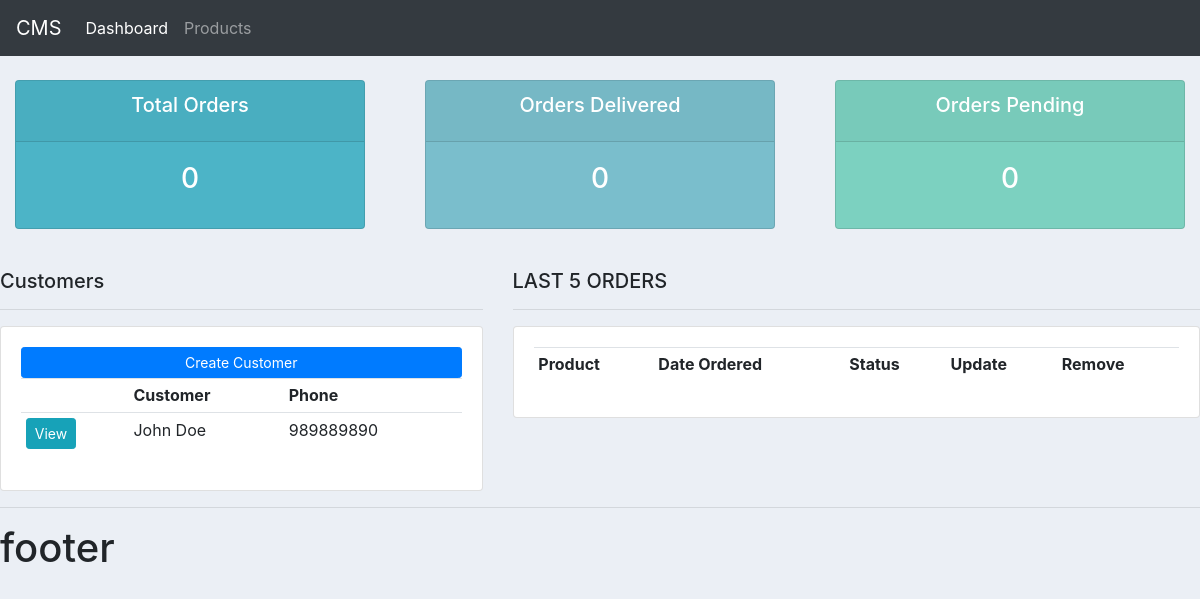
Before: / with the older database file.
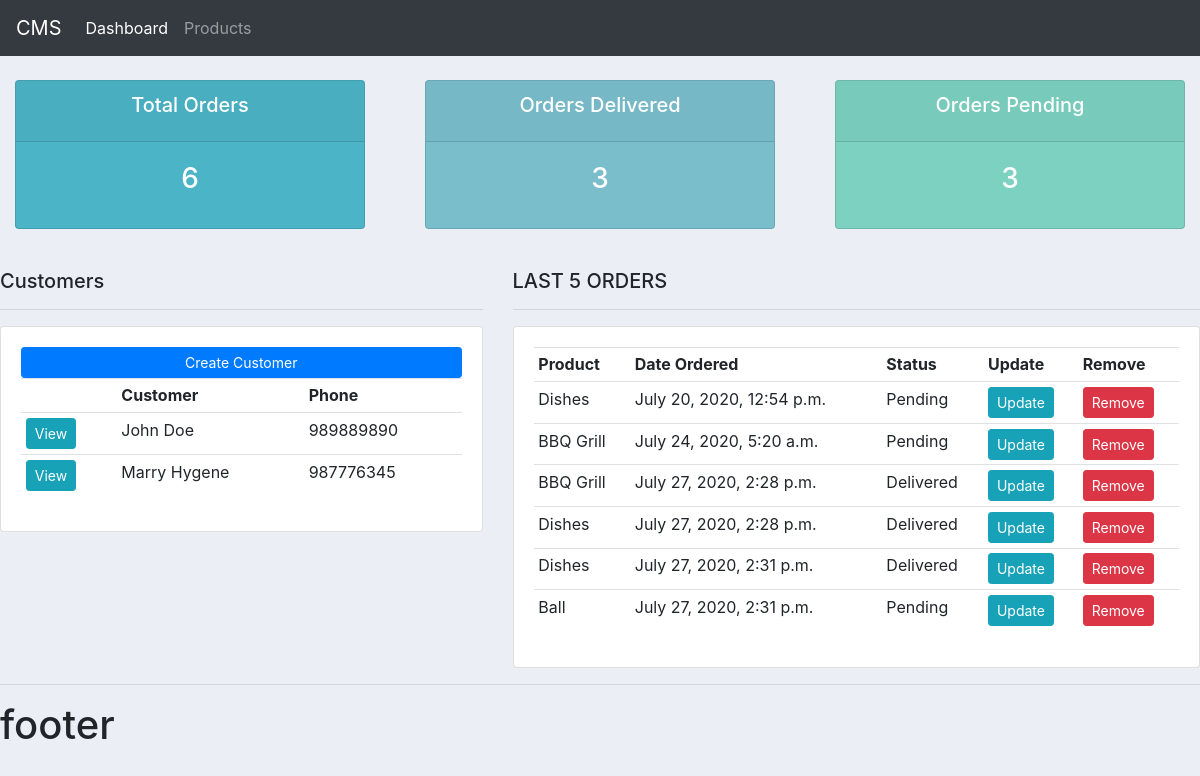
After: the same page with the newer database file.
### accounts/models.py (models this page shows, shortened)
class Customer(models.Model):
    name = models.CharField(max_length=200, null = True)
    phone = models.CharField(max_length=200, null = True)
    email = models.CharField(max_length=200, null = True)
    date_created = models.DateTimeField(auto_now_add=True, null = True)

class Order(models.Model):
    STATUS = (
        ('Pending','Pending'),
        ('Out for Delivery', 'Out for Delivery'),
        ('Delivered', 'Delivered'),
    )
    customer = models.ForeignKey(Customer,null=True, on_delete = models.SET_NULL)
    product = models.ForeignKey(Product,null=True, on_delete = models.SET_NULL)
    date_created =  models.DateTimeField(auto_now_add=True, null = True)
    status =  models.CharField(max_length=200, null = True, choices=STATUS)

class Product(models.Model):
    CATAGORY = (
        ('Indoor','Indoor'),
        ('Out Door', 'Out Door'),
    )
    name =  models.CharField(max_length=200, null = True)
    price = models.FloatField(null=True)
    category =  models.CharField(max_length=200, null = True, choices=CATAGORY)
    description =  models.CharField(max_length=200, null = True, blank=True)
    date_created =  models.DateTimeField(auto_now_add=True, null = True)
    tags = models.ManyToManyField(Tag)

### accounts/views.py (the view)
# urls.py: 2. Add a URL to urlpatterns:  path('', views.home, name='home')
def home(request):
    customers = Customer.objects.all()
    orders = Order.objects.all()
    total_customers = customers.count()
    total_orders = orders.count()
    delivered = orders.filter(status='Delivered').count()
    pending = orders.filter(status='Pending').count()
    context = {'customers':customers, 'orders':orders, 'total_orders':total_orders, 'delivered':delivered, 'pending':pending}
    return render(request, 'accounts/dashboard.html',context)

### accounts/templates/accounts/dashboard.html
{% extends 'accounts/main.html' %}
{% block content %}
{% include 'accounts/status.html' %}
    <br>
    <div class="row">
        <div class="col-md-5">
            <h5>Customers</h5>
            <hr>
            <div class="card card-body">
                <a href="#" class="btn btn-primary btn-sm btn-block">Create Customer</a>
                <table class="table table-sm">
                    <tr>
                        <th></th>
                        <th>Customer</th>
                        <th>Phone</th>
                    </tr>
                    {% for customer in customers %}
                        <tr>
                            <td><a href="{% url 'customers' customer.id %}" class="btn btn-sm btn-info">View</a></td>
                            <td>{{customer.name}}</td>
                            <td>{{customer.phone}}</td>
                        </tr>
                    {% endfor %}
                </table>
            </div>
        </div>
        <div class="col-md-7">
            <h5>LAST 5 ORDERS</h5>
            <hr>
            <div class="card card-body">
                <table class="table table-sm">
                    <tr>
                        <th>Product</th>
                        <th>Date Ordered</th>
                        <th>Status</th>
                        <th>Update</th>
                        <th>Remove</th>
                    </tr>
                    {% for order in orders %}
                        <tr>
                            <td>{{order.product.name}}</td>
                            <td>{{order.date_created}}</td>
                            <td>{{order.status}}</td>
                            <td><a href="{% url 'update_order' order.id%}" class="btn btn-sm btn-info">Update</a></td>
                            <td><a href="{% url 'remove_order' order.id%}" class="btn btn-sm btn-danger">Remove</a></td>
                        </tr>
                    {% endfor %}
                </table>
            </div>
        </div>
    </div>
{% endblock content %}

### accounts/templates/accounts/main.html (shortened to what this page needs)
<!DOCTYPE html>
{% load static %}
<html lang="en">
<head>
    <link rel="stylesheet" href="https://stackpath.bootstrapcdn.com/bootstrap/4.5.0/css/bootstrap.min.css">
    <link rel="stylesheet" type="text/css" href="{% static '/css/main.css' %}">
</head>
<body>
        {% include 'accounts/navbar.html' %}
        {% block content %}
        {% endblock content %}
    <hr>
    <h1>footer</h1>
</body>
</html>

### accounts/templates/accounts/navbar.html (shortened to what this page needs)
<nav class="navbar navbar-expand-lg navbar-dark bg-dark">
    <a class="navbar-brand" href="{% url 'home' %}">CMS</a>
    <div class="collapse navbar-collapse" id="navbarNav">
      <ul class="navbar-nav">
        <li class="nav-item active">
          <a class="nav-link" href="{% url 'home' %}">Dashboard</a>
        </li>
        <li class="nav-item">
          <a class="nav-link" href="{% url 'products' %}">Products</a>
        </li>
      </ul>
    </div>
  </nav>

### accounts/templates/accounts/status.html (shortened to what this page needs)
<br>
<div class="row">
    <div class="col">
        <div class="col-md">
            <div class="card text-center text-white mb-3" id="total-orders">
                <div class="card-header">
                    <h5 class="card-title">Total Orders</h5>
                </div>
                <div class="card-body">
                    <h3 class="card-title">{{total_orders}}</h3>
                </div>
            </div>
        </div>
    </div>
    <div class="col">
        <div class="col-md">
            <div class="card text-center text-white mb-3" id="orders-delivered">
                <div class="card-header">
                    <h5 class="card-title">Orders Delivered</h5>
                </div>
                <div class="card-body">
                    <h3 class="card-title">{{delivered}}</h3>
                </div>
            </div>
        </div>
    </div>
    <div class="col">
        <div class="col-md">
            <div class="card text-center text-white mb-3" id="orders-pending">
                <div class="card-header">
                    <h5 class="card-title">Orders Pending</h5>
                </div>
                <div class="card-body">
                    <h3 class="card-title">{{pending}}</h3>
                </div>
            </div>
        </div>
    </div>
</div>

### static/css/main.css (style rules this page uses)
body { background-color: #ebeff5; }
#total-orders { background-color: #4cb4c7; }
#orders-delivered { background-color: #7abecc; }
#orders-pending { background-color: #7CD1C0; }

Changed rows visible on the page:
added Customer: name "Marry Hygene", phone "987776345"
added Order: product.name "Dishes", date_created "July 20, 2020, 12:54 p.m.", status "Pending"
added Order: product.name "BBQ Grill", date_created "July 24, 2020, 5:20 a.m.", status "Pending"
added Order: product.name "BBQ Grill", date_created "July 27, 2020, 2:28 p.m.", status "Delivered"
added Order: product.name "Dishes", date_created "July 27, 2020, 2:28 p.m.", status "Delivered"
added Order: product.name "Dishes", date_created "July 27, 2020, 2:31 p.m.", status "Delivered"
added Order: product.name "Ball", date_created "July 27, 2020, 2:31 p.m.", status "Pending"
Other visible differences:
{{ total_orders }}: "0" → "6"
{{ delivered }}: "0" → "3"
{{ pending }}: "0" → "3"
